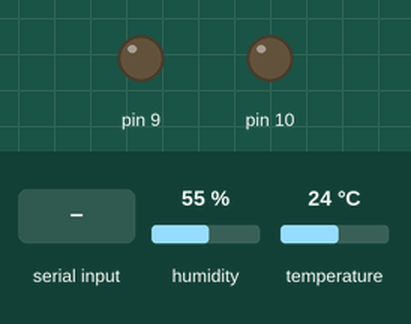
Simulated run of this sketch. Board: Arduino Uno, built with avr-gcc and run on an emulated ATmega328P. Parts: output pins drawn as LEDs (lit = HIGH). The inputs (shaded band) are chosen by the test bench; at power-on: humidity 55 %, temperature 24 °C.

Above: at 1.7 s.
1.8 s: "9" received over the second serial link
At 3.4 s:
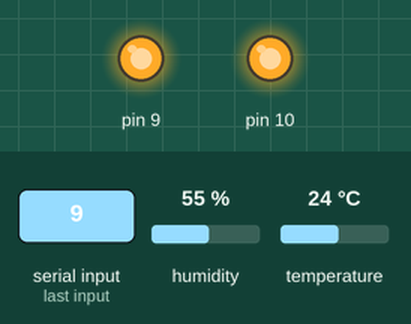
4.5 s: "0" received over the second serial link
At 6.0 s:
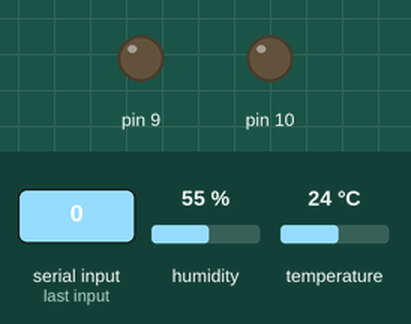
Timing chart, 0 to 7.5 s (numbered marks = the images above; inputs shaded):
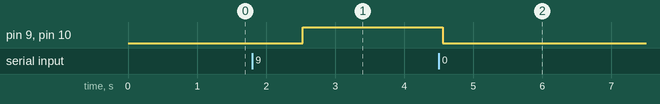

The sketch:

CONTROL_VENTv2.ino
```cpp
#include <SoftwareSerial.h>

SoftwareSerial bt(1,0);
#include "dht.h"
#define dht_apin A0 // Analog Pin sensor is connected to

dht DHT;
char dato=0;

void setup()
{
  bt.begin(9600);
  pinMode(9,OUTPUT);
  pinMode(10,OUTPUT);
  delay(500);//Delay to let system boot


}

void loop()
{

  if(bt.available())
  {
    dato=bt.read();
      if(dato=='0')
      {
        digitalWrite(10,LOW);
        digitalWrite(9,LOW);
      }
      if(dato=='9')
      {
        digitalWrite(10,HIGH);
        digitalWrite(9,HIGH);
      }
  }

  DHT.read11(dht_apin);
  float temp=DHT.temperature;
      bt.print(temp);
    //si se detecta una communicacion abrir serie de if
      delay(2000);//Wait 5 seconds before accessing sensor again.
}
```

Measured:
- after the input at 1.8 s, pin 9, pin 10: LOW → HIGH after 0.73 s
- after the input at 4.5 s, pin 9, pin 10: HIGH → LOW after 0.06 s
